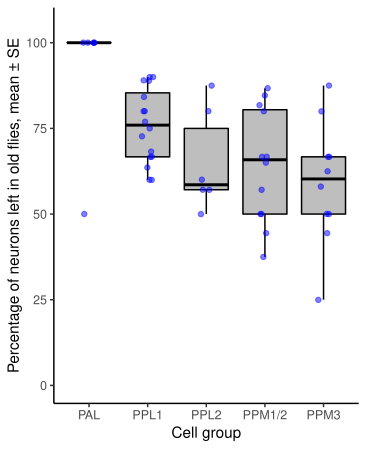

Write the R code that produced this figure.
dan <- read.table(pipe("pbpaste"), sep="\t", header=T, na.strings=c(""))
head(dan)


cbbPalette <- c("#AAAAAA", "#E69F00", "#56B4E9", "#009E73", "#F0E442")
#remove TH data, just use DDC
ddc <- dan[ !(dan$Gal4 %in% "TH"), ]
attach(ddc)


ggplot(ddc, aes(x=cell.group,y=percent_left,fill= Gal4)) + 
  geom_boxplot(fill='grey', colour='black', outlier.shape = NA) + 
  geom_jitter(colour="blue", alpha=0.5, width=0.1) + 
  coord_cartesian(ylim = c(0, 105)) + 
  theme_classic() + theme(legend.position = "none") +
  ylab("Percentage of neurons left in old flies, mean ± SE") + xlab('Cell group')

# ggplot(ddc, aes(x= cell.group, y=percent_left, fill= cell.group)) + 
  # geom_jitter(colour="blue", alpha=0.5, width=0.1) +
  # geom_point(stat="summary", fun.y="mean", colour='UAS') + 
  # geom_errorbar(stat="summary", fun.data="mean_se",  width=0.25) +
  # theme(axis.text.x = element_text(angle = 45, hjust = 1)) + 
  # coord_cartesian(ylim = c(0, 105)) +
  # theme(legend.position = "none") +
  # ylab("Percentage of neurons left in old flies, mean ± SE") + xlab('')



myANOVA = (aov(data=ddc,formula = percent_left ~ cell.group))
summary(myANOVA)

            # Df Sum Sq Mean Sq F value  Pr(>F)   
# cell.group   4   5069  1267.1   5.233 0.00151 **
# Residuals   45  10897   242.1                   
# ----
# # Signif. codes:  0 ‘***’ 0.001 ‘**’ 0.01 ‘*’ 0.05 ‘.’ 0.1 ‘ ’ 1


TukeyHSD(myANOVA)
  # Tukey multiple comparisons of means
    # 95% family-wise confidence level

# Fit: aov(formula = percent_left ~ cell.group, data = ddc)

# $cell.group
                  # diff       lwr        upr     p adj
# PPL1-PAL    -15.922917 -37.08965  5.243820 0.2225188
# PPL2-PAL    -26.383333 -51.91138 -0.855288 0.0396467
# PPM1/2-PAL  -27.458333 -49.56627 -5.350398 0.0082324
# PPM3-PAL    -32.586667 -55.41964 -9.753689 0.0017566
# PPL2-PPL1   -10.460417 -31.62715 10.706320 0.6281977
# PPM1/2-PPL1 -11.535417 -28.42063  5.349798 0.3111716
# PPM3-PPL1   -16.663750 -34.48774  1.160238 0.0770117
# PPM1/2-PPL2  -1.075000 -23.18294 21.032936 0.9999146
# PPM3-PPL2    -6.203333 -29.03631 16.629645 0.9373457
# PPM3-PPM1/2  -5.128333 -24.06044 13.803772 0.9379789
